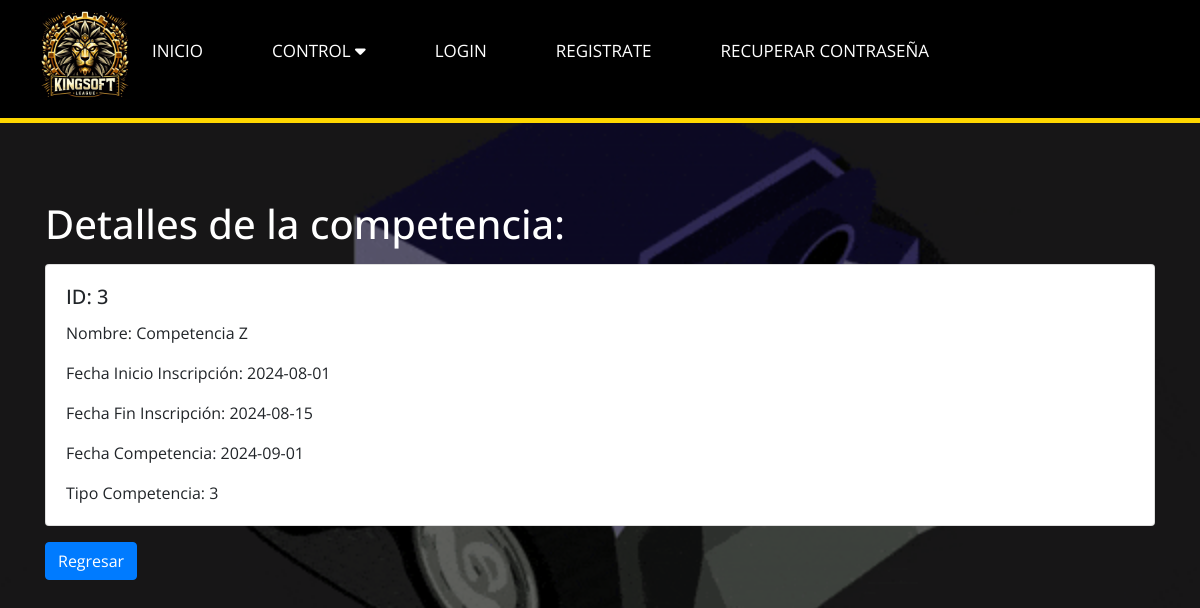
Page /Versión_1/Diseño/vercompetencia.php?id=3 on the earlier database version.
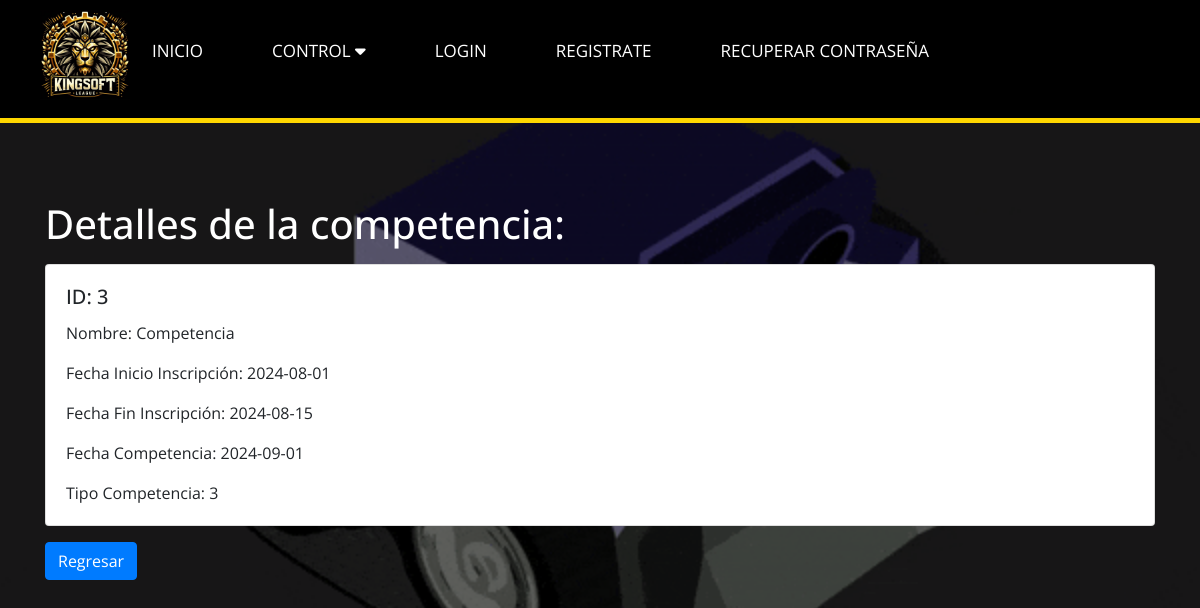
Same page on the later database version.
### tables this page shows
CREATE TABLE `competencia` (
  `id` int(11) NOT NULL,
  `nombre` varchar(100) DEFAULT NULL,
  `fecha_inicio_inscripcion` date DEFAULT NULL,
  `fecha_fin_inscripcion` date DEFAULT NULL,
  `fecha_compentencia` date DEFAULT NULL,
  `tipo_competencia` int(11) DEFAULT NULL
);

### Versión_1/Diseño/CompetenciaController.php (called while the page is built, shortened)
<?php
require_once 'CompetenciaModel.php';
class CompetenciaController {
    private $model;
    public function __construct($db) {
        $this->model = new CompetenciaModel($db);
    }
    public function getCompetenciaById($id) {
        return $this->model->getCompetenciaById($id);
    }
}
?>

### Versión_1/Diseño/CompetenciaModel.php (called while the page is built, shortened)
<?php
class CompetenciaModel {
    private $conn;
    public function __construct($db) {
        $this->conn = $db;
    }
    public function getCompetenciaById($id) {
        $query = "SELECT * FROM competencia WHERE id = ?";
        $stmt = $this->conn->prepare($query);
        $stmt->bindParam(1, $id);
        $stmt->execute();
        return $stmt->fetch(PDO::FETCH_ASSOC);
    }
}
?>

### Versión_1/Diseño/vercompetencia.php (the view, shortened to what this page needs)
<!DOCTYPE html>
<html lang="en">
<head>
    <link rel="stylesheet" href="https://stackpath.bootstrapcdn.com/bootstrap/4.5.2/css/bootstrap.min.css">
</head>
<body>
<?php
    include 'navegador.php'
    ?>
    <div class="container">
        <?php
        require_once 'CompetenciaController.php';
        $db = new PDO('mysql:host=localhost;dbname=datosks', 'root', '');
        $controller = new CompetenciaController($db);
        if(isset($_GET['id'])) {
            $id = $_GET['id'];
            $competencia = $controller->getCompetenciaById($id);
            echo "<h1 class='mt-3'>Detalles de la competencia:</h1>";
            if ($competencia) {
                echo "<div class='card mt-3'>";
                echo "<div class='card-body'>";
                echo "<h5 class='card-title'>ID: " . $competencia['id'] . "</h5>";
                echo "<p class='card-text'>Nombre: " . $competencia['nombre'] . "</p>";
                echo "<p class='card-text'>Fecha Inicio Inscripción: " . $competencia['fecha_inicio_inscripcion'] . "</p>";
                echo "<p class='card-text'>Fecha Fin Inscripción: " . $competencia['fecha_fin_inscripcion'] . "</p>";
                echo "<p class='card-text'>Fecha Competencia: " . $competencia['fecha_compentencia'] . "</p>";
                echo "<p class='card-text'>Tipo Competencia: " . $competencia['tipo_competencia'] . "</p>";
                echo "</div>";
                echo "</div>";
            } else {
                echo "<div class='alert alert-danger mt-3' role='alert'>Competencia no encontrada.</div>";
            }
        } else {
            echo "<div class='alert alert-warning mt-3' role='alert'>ID de competencia no proporcionado.</div>";
        }
        ?>
        <a href="competenciaView.php" class="btn btn-primary mt-3">Regresar</a>
    </div>
</body>
</html>

Differences in the rows shown:
changed competencia id 3: nombre "Competencia Z" → "Competencia"
